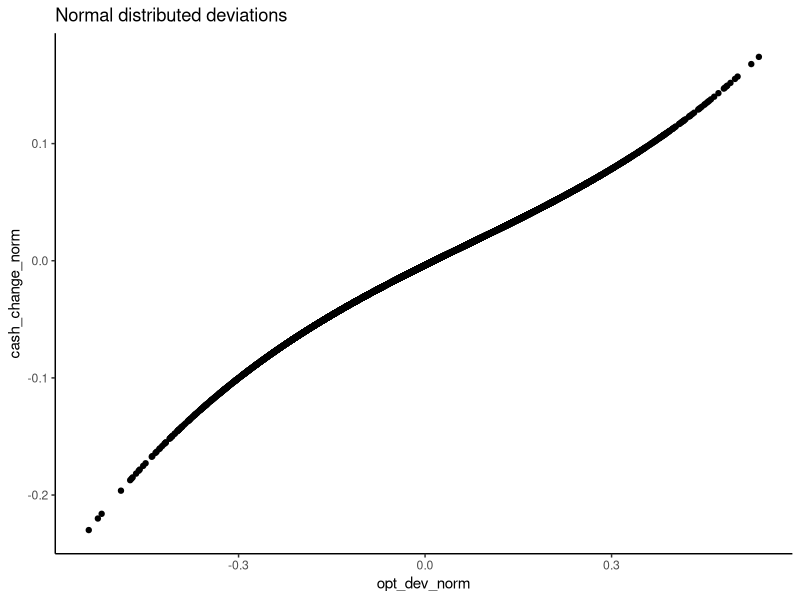
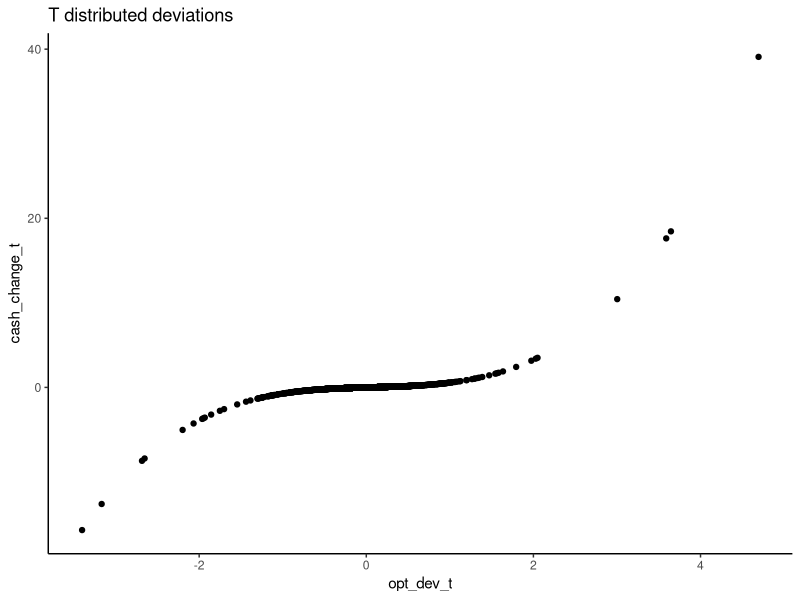

Generate these figures, in order, with R:
## ---- chunk 1
require(ggplot2)
mopt = -0.0026
sdopt = 0.1488
opt_dev_norm = rnorm(1e4, mopt, sdopt)
opt_dev_t = rt(1e4, 3) * sdopt + mopt
round(quantile(opt_dev_norm, probs = c(0.75, 0.5, 0.25)), 2)
round(quantile(opt_dev_t, probs = c(0.75, 0.5, 0.25)), 2)
cash_change_norm = -0.0038 + 0.2633 * opt_dev_norm - 0.0790 * opt_dev_norm ^ 2 + 
  0.3827 * opt_dev_norm ^ 3
normplot = qplot(x = opt_dev_norm, y = cash_change_norm) +
  ggtitle("Normal distributed deviations") +
  theme_classic()
cash_change_t = -0.0038 + 0.2633 * opt_dev_t - 0.0790 * opt_dev_t ^ 2 + 
  0.3827 * opt_dev_t ^ 3
tplot = qplot(x = opt_dev_t, y = cash_change_t) +
  ggtitle("T distributed deviations") +
  theme_classic()
print(normplot)
print(tplot)
